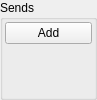
<?xml version="1.0" encoding="UTF-8"?>
<ui version="4.0">
 <class>SendButtonStrip</class>
 <widget class="QWidget" name="SendButtonStrip">
  <property name="geometry">
   <rect>
    <x>0</x>
    <y>0</y>
    <width>97</width>
    <height>100</height>
   </rect>
  </property>
  <property name="minimumSize">
   <size>
    <width>0</width>
    <height>100</height>
   </size>
  </property>
  <property name="windowTitle">
   <string>Form</string>
  </property>
  <layout class="QHBoxLayout" name="horizontalLayout">
   <property name="spacing">
    <number>0</number>
   </property>
   <property name="leftMargin">
    <number>0</number>
   </property>
   <property name="topMargin">
    <number>0</number>
   </property>
   <property name="rightMargin">
    <number>0</number>
   </property>
   <property name="bottomMargin">
    <number>0</number>
   </property>
   <item>
    <widget class="QGroupBox" name="grpSendButtons">
     <property name="sizePolicy">
      <sizepolicy hsizetype="Preferred" vsizetype="Preferred">
       <horstretch>0</horstretch>
       <verstretch>0</verstretch>
      </sizepolicy>
     </property>
     <property name="title">
      <string>Sends</string>
     </property>
     <layout class="QVBoxLayout" name="sendbuttonlayout">
      <property name="spacing">
       <number>1</number>
      </property>
      <property name="leftMargin">
       <number>1</number>
      </property>
      <property name="topMargin">
       <number>1</number>
      </property>
      <property name="rightMargin">
       <number>1</number>
      </property>
      <property name="bottomMargin">
       <number>1</number>
      </property>
      <item>
       <widget class="QWidget" name="buttons" native="true">
        <property name="sizePolicy">
         <sizepolicy hsizetype="Preferred" vsizetype="Expanding">
          <horstretch>0</horstretch>
          <verstretch>0</verstretch>
         </sizepolicy>
        </property>
        <layout class="QVBoxLayout" name="buttonlayout">
         <property name="spacing">
          <number>1</number>
         </property>
         <property name="leftMargin">
          <number>1</number>
         </property>
         <property name="topMargin">
          <number>1</number>
         </property>
         <property name="rightMargin">
          <number>1</number>
         </property>
         <property name="bottomMargin">
          <number>1</number>
         </property>
         <item>
          <widget class="QPushButton" name="btnAdd">
           <property name="text">
            <string>Add</string>
           </property>
          </widget>
         </item>
         <item>
          <spacer name="verticalSpacer">
           <property name="orientation">
            <enum>Qt::Vertical</enum>
           </property>
           <property name="sizeHint" stdset="0">
            <size>
             <width>20</width>
             <height>34</height>
            </size>
           </property>
          </spacer>
         </item>
        </layout>
       </widget>
      </item>
     </layout>
    </widget>
   </item>
  </layout>
 </widget>
 <resources/>
 <connections/>
</ui>
